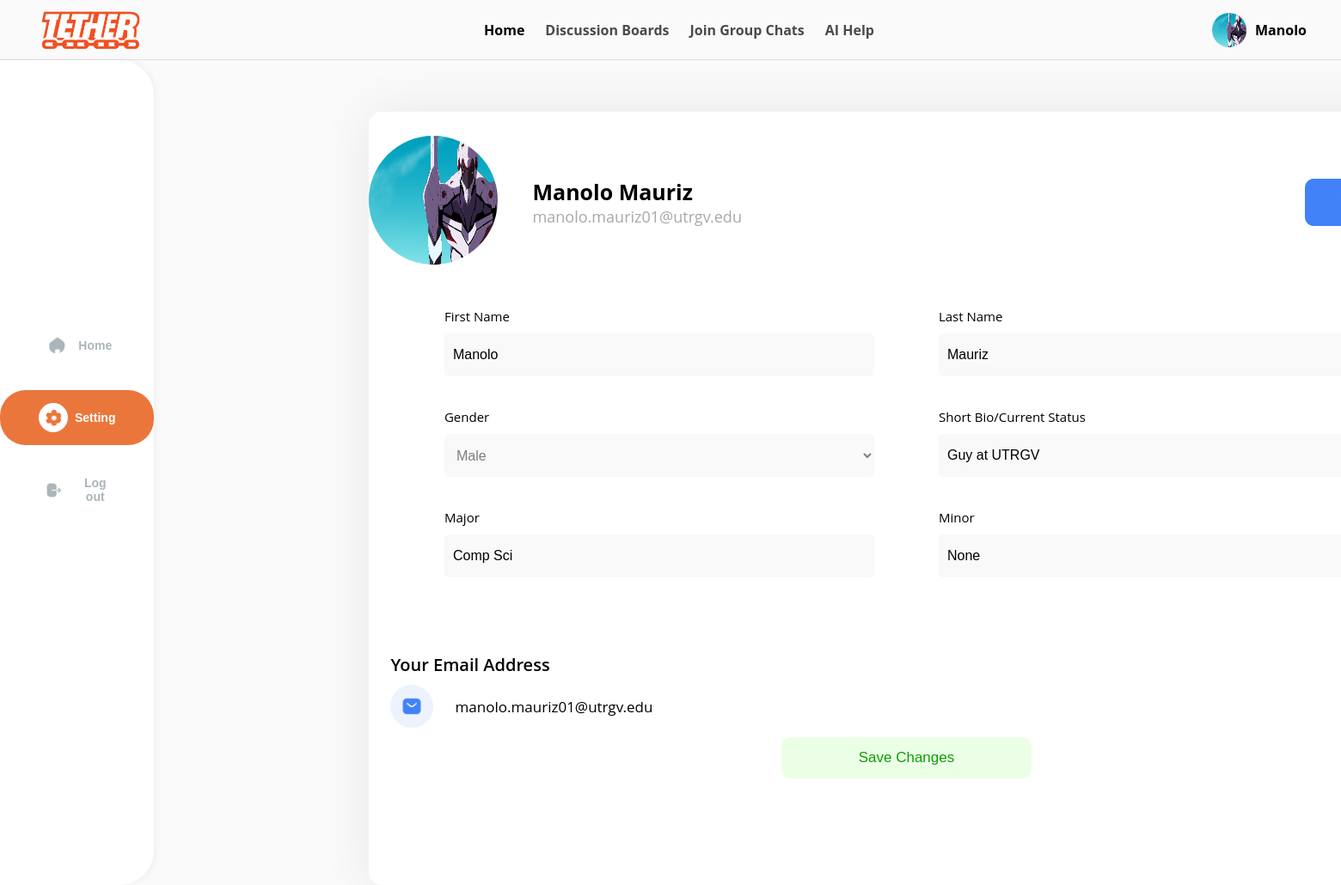
The app's page /Main/settings/ (signed in) with its own data.
### Main/models.py (models this page shows, shortened)
class Profile(models.Model):
    user = models.OneToOneField('auth.User', on_delete=models.CASCADE)
    id_user = models.IntegerField(unique=True, blank=True, null=True)
    bio = models.TextField(blank=True, null=True)
    profile_picture = models.ImageField(upload_to='profile_images/', default='blank_profile_picture.jpg', null=True)
    major = models.CharField(max_length=100, blank=True, null=True)
    gender = models.CharField(max_length=10, blank=True, null=True)
    minor = models.CharField(max_length=100, blank=True, null=True)

### Main/views.py (the view, shortened to what this page needs)
# urls.py: path('settings/', views.settings,name='settings'),
@login_required
def settings(request):
    user = request.user
    profile, created = Profile.objects.get_or_create(user=user)
    return render(request, 'Main/settings.html', {'user': user, 'profile': profile})

### Main/templates/Main/settings.html (shortened to what this page needs)
{% load static %}
<!DOCTYPE html>
<html>
  <head>
    <link rel="stylesheet" href="{% static 'Main/css/settings.css' %}">
  </head>
  <body>
    <header>
      <div class="header-container">
        <a href="{% url 'dashboard' %}">
          <img class="nav-logo" src="{% static 'Main/images/nav-utrgv.png' %}" />
        </a>
        <nav class="main-nav">
          <a href="{% url 'dashboard' %}" class="nav-link active">Home</a>
          <a href="{% url 'discussion' %}" class="nav-link">Discussion Boards</a>
          <a href="{% url 'groupchat' %}" class="nav-link">Join Group Chats</a>
          <a href="#" class="nav-link">AI Help</a>
        </nav>
        <div class="user-profile">
          <a href="{% url 'view_profile' username=user.username %}" style="display: flex; align-items: center; gap: 10px;">
            <img class="avatar" src="{{ profile.profile_picture.url }}"/>
            <span class="username">{{ user.username }}</span>
          </a>
        </div>
      </div>
    </header>
    <div class="layout-container">
      <aside class="left-sidebar">
        <div class="sidebar-menu">
          <button class="sidebar-btn" onclick="window.location.href='{% url 'dashboard' %}'">
            <img class="btn-icon" src="{% static 'Main/images/Home.png' %}" />
            Home
          </button>
          <button class="sidebar-btn active" onclick="window.location.href='{% url 'settings' %}'">
            <img class="btn-icon" src="{% static 'Main/images/Setting.png' %}" />
            Setting
          </button>
          <button class="sidebar-btn" onclick="window.location.href='{% url 'logout' %}'">
            <img class="btn-icon" src="{% static 'Main/images/logout-icon.png' %}" />
            Log out
          </button>
        </div>
      </aside>
    <main class="main-content">
      <form method="POST", enctype="multipart/form-data">
          <div class="top-info">
            <div class="user-info">
              <div class="avatar-wrapper">
                <img id="profilePreview" class="settings-avatar" src="{{ profile.profile_picture.url }}" alt="Profile Picture" />
              </div>
              <div class="user-info-text">
                <p class="user-name">{{ user.first_name }} {{ user.last_name }}</p>
                <p class="user-email">{{ user.email }}</p>
              </div>
            </div>
            <button type="button" class="edit-btn" onclick="toggleTooltip()">Edit</button>
          </div>
          <div class="middle-section">
            <div class="info-containers">
              <div class="profile-pref">
                <div class="text-class">First Name</div>
                <input name="first_name" value="{{ user.first_name }}" class="text-box-classes" placeholder="Enter First Name">
              </div>
              <div class="profile-pref">
                <div class="text-class">Last Name</div>
                <input name="last_name" value="{{ user.last_name }}" class="text-box-classes" placeholder="Enter Last Name">
              </div>
            </div>
            <div class="info-containers">
              <div class="profile-pref">
                <div class="text-class">Gender</div>
                <select name="gender" class="drop-down-class">
                  <option value="Male" {% if profile.gender == "Male" %}selected{% endif %}>Male</option>
                </select>
              </div>
              <div class="profile-pref">
                <div class="text-class">Short Bio/Current Status</div>
                <input name="bio" value="{{ profile.bio }}" class="text-box-classes" placeholder="Enter Bio">
              </div>
            </div>
            <div class="info-containers">
              <div class="profile-pref">
                <div class="text-class">Major</div>
                <input name="major" value="{{ profile.major }}" class="text-box-classes" placeholder="Enter Major">
              </div>
              <div class="profile-pref">
                <div class="text-class">Minor</div>
                <input name="minor" value="{{ profile.minor }}" class="text-box-classes" placeholder="Enter Minor (optional)">
              </div>
            </div>
          <div class="bottom-section">
            <div class="email-class">Your Email Address</div>
            <div class="email-container">
              <img class="email-icon" src="{% static 'Main/images/email-icon.png' %}">
              <div class="email-txt">{{ user.email }}</div>
            </div>
            <div class="submit-container">
              <button class="submit-btn" type="submit" >Save Changes</button>
            </div>
          </div>
        </form>
      </main>
    </div>
  </body>
</html>

### Main/static/Main/css/settings.css (style rules this page uses)
* { margin: 0; padding: 0; box-sizing: border-box; }
body { font-family: "Open Sans", sans-serif; background: #fafafa; }
header { height: 70px; border-bottom: 1px solid rgba(0,0,0,0.1); }
a, a:visited, a:focus, a:hover, a:active { text-decoration: none; color: inherit; }
.header-container { display: flex; align-items: center; justify-content: space-between; height: 100%; padding: 0 40px; }
.nav-logo { height: 130px; }
.main-nav { display: flex; gap: 24px; }
.nav-link { font-size: 16px; font-weight: 700; color: #000; text-decoration: none; opacity: 0.7; }
.nav-link.active { opacity: 1; }
.user-profile { display: flex; align-items: center; gap: 10px; }
.avatar { width: 40px; height: 40px; border-radius: 50%; }
.username { font-weight: 700; }
.layout-container { display: flex; min-height: calc(100vh - 70px); position: relative; }
.left-sidebar { width: 250px; padding: 300px 0; background: #fff; border-top-right-radius: 40px; border-bottom-right-radius: 40px; box-shadow: 2px 0 8px rgba(0,0,0,0.05); }
.sidebar-menu { display: flex; flex-direction: column; align-items: center; gap: 20px; }
.sidebar-btn { background: #fff; border: none; border-radius: 30px; padding: 15px 45px; color: #ABB5BA; font-weight: 700; font-size: 14px; display: flex; align-items: center; gap: 8px; cursor: pointer; }
.sidebar-btn .btn-icon { width: 20px; height: 20px; }
.sidebar-btn.active { background: #EB763C; color: #fff; }
.main-content { background-color: #fff; width: 1500px; height: 900px; margin-left: 250px; margin-top: 60px; border-radius: 15px; display: flex; flex-direction: column; align-items: center; box-shadow: 0px 0 60px rgba(0,0,0,0.08); }
.sidebar-btn .btn-icon { background: #fff; border-radius: 50%; padding: 7.5px; width: 34px; height: 34px; display: flex; align-items: center; justify-content: center; }
.top-info { display: flex; flex-direction: row; width: 1250px; height: 150px; margin-top: 30px; margin-bottom: 30px; align-items: center; justify-content:space-between; }
.user-info { display: flex; flex-direction: row; align-items: center; }
.settings-avatar { height: 150px; width: 150px; border-radius: 75px; }
.user-info-text { margin-left:40px; }
.user-name { font-size: 25px; font-weight: 700; }
.user-email { font-size: 18px; color: rgba(128, 128, 128, 0.681); }
.edit-btn { padding: 17px 40px; margin-right: 50px; background-color: rgba(65, 130, 249, 1); color:white; border:none; font-size: 18px; border-radius: 10px; cursor: pointer; }
.middle-section { display: flex; flex-direction: column; width:1250px; height: 500px; justify-content: center; align-items: center; }
.info-containers { width:1150px; height: 140px; display: flex; flex-direction: row; }
.profile-pref { width:575px; display:flex; flex-direction: column; justify-content: center; align-items: center; }
.text-box-classes { width: 500px; height: 50px; padding:10px; border:none; border-radius: 5px; font-size: 16px; background-color: rgba(249, 249, 249, 1); }
.drop-down-class { width: 500px; height: 50px; padding:10px; border:none; border-radius: 5px; font-size: 16px; color: rgb(126, 126, 126); background-color: rgba(249, 249, 249, 1); }
.text-class { width: 500px; height: 20px; font-size: 15px; margin-bottom: 10px; }
.bottom-section { display:flex; flex-direction: column; width: 1200px; height: 150px; justify-content: start; align-items: start; gap: 10px; padding-top:70px; }
.email-class { font-size: 20px; font-weight: 600; }
.email-container { display: flex; flex-direction: row; }
.email-icon { height: 50px; width : 50px; }
.email-txt { font-size: 17px; padding: 14px 25px; }
.submit-container { display: flex; width: 1200px; justify-content: center; align-items: center; }
.submit-btn { background-color: rgba(51, 255, 0, 0.095); color: rgb(13, 158, 0); border:none; border-radius:10px; padding: 14px 90px; font-size: 17px; cursor: pointer; }
.avatar-wrapper { position: relative; }

### records on screen
Profile: profile_picture (picture), gender "Male", bio "Guy at UTRGV", major "Comp Sci", minor "None"

### other values on screen
{{ user.username }} "Manolo"
{{ user.first_name }} "Manolo"
{{ user.last_name }} "Mauriz"
{{ user.email }} "manolo.mauriz01@utrgv.edu"
